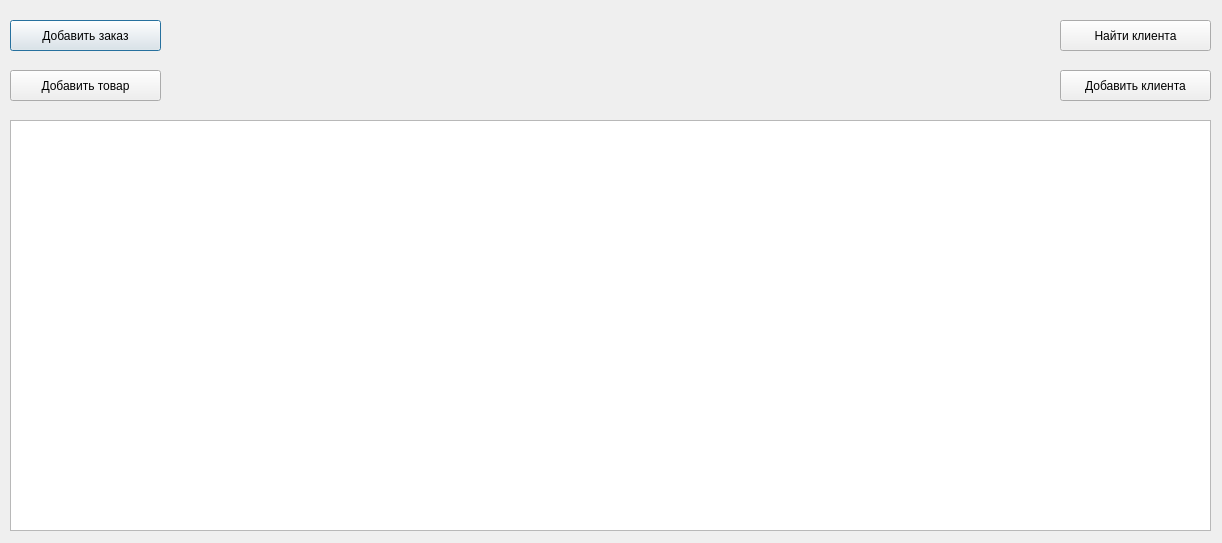
<?xml version="1.0" encoding="UTF-8"?>
<ui version="4.0">
 <class>Dialog</class>
 <widget class="QDialog" name="Dialog">
  <property name="geometry">
   <rect>
    <x>0</x>
    <y>0</y>
    <width>1222</width>
    <height>543</height>
   </rect>
  </property>
  <property name="windowTitle">
   <string>Dialog</string>
  </property>
  <widget class="QTableWidget" name="tableWidget">
   <property name="geometry">
    <rect>
     <x>10</x>
     <y>120</y>
     <width>1201</width>
     <height>411</height>
    </rect>
   </property>
  </widget>
  <widget class="QPushButton" name="pushButton">
   <property name="geometry">
    <rect>
     <x>10</x>
     <y>20</y>
     <width>151</width>
     <height>31</height>
    </rect>
   </property>
   <property name="text">
    <string>Добавить заказ</string>
   </property>
  </widget>
  <widget class="QPushButton" name="pushButton_2">
   <property name="geometry">
    <rect>
     <x>10</x>
     <y>70</y>
     <width>151</width>
     <height>31</height>
    </rect>
   </property>
   <property name="text">
    <string>Добавить товар</string>
   </property>
  </widget>
  <widget class="QPushButton" name="pushButton_3">
   <property name="geometry">
    <rect>
     <x>1060</x>
     <y>20</y>
     <width>151</width>
     <height>31</height>
    </rect>
   </property>
   <property name="text">
    <string>Найти клиента</string>
   </property>
  </widget>
  <widget class="QPushButton" name="pushButton_4">
   <property name="geometry">
    <rect>
     <x>1060</x>
     <y>70</y>
     <width>151</width>
     <height>31</height>
    </rect>
   </property>
   <property name="text">
    <string>Добавить клиента</string>
   </property>
  </widget>
 </widget>
 <resources/>
 <connections/>
</ui>
